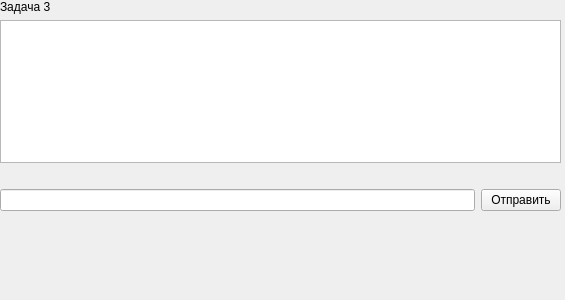
<?xml version="1.0" encoding="UTF-8"?>
<ui version="4.0">
 <class>task3</class>
 <widget class="QWidget" name="task3">
  <property name="geometry">
   <rect>
    <x>0</x>
    <y>0</y>
    <width>565</width>
    <height>300</height>
   </rect>
  </property>
  <property name="windowTitle">
   <string>Form</string>
  </property>
  <widget class="QLabel" name="label_2">
   <property name="geometry">
    <rect>
     <x>100</x>
     <y>230</y>
     <width>351</width>
     <height>61</height>
    </rect>
   </property>
   <property name="font">
    <font>
     <pointsize>24</pointsize>
     <bold>true</bold>
    </font>
   </property>
   <property name="text">
    <string/>
   </property>
  </widget>
  <widget class="QWidget" name="verticalLayoutWidget">
   <property name="geometry">
    <rect>
     <x>0</x>
     <y>0</y>
     <width>561</width>
     <height>211</height>
    </rect>
   </property>
   <layout class="QVBoxLayout" name="verticalLayout_3">
    <item>
     <widget class="QLabel" name="label_task_3">
      <property name="text">
       <string>Задача 3</string>
      </property>
     </widget>
    </item>
    <item>
     <widget class="QTextEdit" name="textEdit_3"/>
    </item>
    <item>
     <widget class="QLabel" name="label_3">
      <property name="text">
       <string/>
      </property>
     </widget>
    </item>
    <item>
     <layout class="QHBoxLayout" name="horizontalLayout_3">
      <item>
       <widget class="QLineEdit" name="lineEdit_answer_3"/>
      </item>
      <item>
       <widget class="QPushButton" name="send_answer_but_3">
        <property name="text">
         <string>Отправить</string>
        </property>
       </widget>
      </item>
     </layout>
    </item>
   </layout>
  </widget>
 </widget>
 <resources/>
 <connections/>
</ui>
